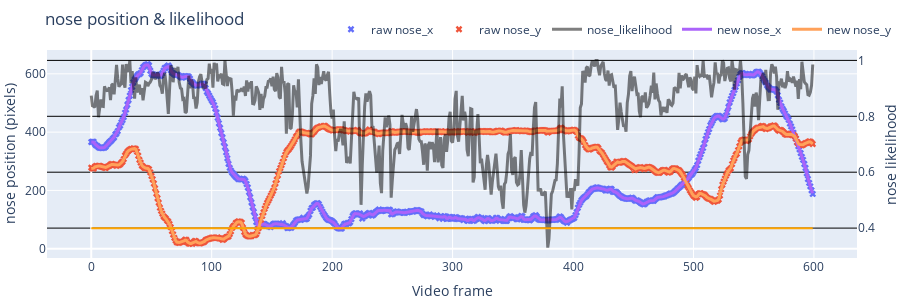

Source (notebook cell):
### Code cell
# Create figure
fig = go.Figure()

# Add traces for raw data
for column in df_raw.columns:
    if bodypart in column:
        if 'likelihood' not in column:
            fig.add_trace(go.Scatter(x=df_raw.index, y=df_raw[column], mode='markers', name=f'raw {column}', marker=dict(symbol='x', size=6)))
        elif '_y' not in column:
            fig.add_trace(go.Scatter(x=df_raw.index, y=df_raw[column], name=f'{column}', line=dict(color='black', width=3), yaxis='y2',opacity=0.5))

# Add traces for smoothed data
for column in df_smooth.columns:
    if bodypart in column:
        if 'likelihood' not in column:
            fig.add_trace(go.Scatter(x=df_smooth.index, y=df_smooth[column], name=f'new {column}', line=dict(width=3)))

median = df_raw[f'{bodypart}_likelihood'].median()
mean = df_raw[f'{bodypart}_likelihood'].mean()
std_dev = df_raw[f'{bodypart}_likelihood'].std()
    
if tolerance == 'mean':
    limit = mean - certainty*std_dev
elif tolerance == 'median':
    limit = median - certainty*std_dev
else:
    limit = tolerance

# Update layout for secondary y-axis
fig.update_layout(
    xaxis=dict(title='Video frame'),
    yaxis=dict(title=f'{bodypart} position (pixels)'),
    yaxis2=dict(title=f'{bodypart} likelihood', 
                overlaying='y', 
                side='right',
                gridcolor='black'),
    title=f'{bodypart} position & likelihood',
    width=900,
    height=300,
    legend=dict(yanchor="bottom",
                y=1.03,
                xanchor="center",
                x=0.7,
                orientation="h"),
    shapes=[dict(type='line', 
                 x0=df_raw.index.min(), 
                 x1=df_raw.index.max(), 
                 y0=limit, 
                 y1=limit, 
                 line=dict(color='orange', dash='solid'),
                 yref='y2')],
    margin=dict(t=50, b=0, l=0, r=0),  # Adjust margins for better layout
    showlegend=True,
    # font=dict(size=15)
)

# Show plot
fig.show()

### Figure 1 — Plotly figure (JSON) as saved in the notebook; plotly's stock layout.template omitted (floating-point values rounded to 4 significant figures; data arrays with more than 128 entries replaced by an {"elided": "..."} marker saying what was removed)
{"data": [{"marker": {"size": 6, "symbol": "x"}, "mode": "markers", "name": "raw nose_x", "type": "scatter", "x": {"elided": "600 int values"}, "y": {"elided": "600 float values"}}, {"marker": {"size": 6, "symbol": "x"}, "mode": "markers", "name": "raw nose_y", "type": "scatter", "x": {"elided": "600 int values"}, "y": {"elided": "600 float values"}}, {"line": {"color": "black", "width": 3}, "name": "nose_likelihood", "opacity": 0.5, "type": "scatter", "x": {"elided": "600 int values"}, "y": {"elided": "600 float values"}, "yaxis": "y2"}, {"line": {"width": 3}, "name": "new nose_x", "type": "scatter", "x": {"elided": "600 int values"}, "y": {"elided": "600 float values"}}, {"line": {"width": 3}, "name": "new nose_y", "type": "scatter", "x": {"elided": "600 int values"}, "y": {"elided": "600 float values"}}], "layout": {"height": 300, "legend": {"orientation": "h", "x": 0.7, "xanchor": "center", "y": 1.03, "yanchor": "bottom"}, "margin": {"b": 0, "l": 0, "r": 0, "t": 50}, "shapes": [{"line": {"color": "orange", "dash": "solid"}, "type": "line", "x0": 0, "x1": 599, "y0": 0.3998, "y1": 0.3998, "yref": "y2"}], "showlegend": true, "title": {"text": "nose position & likelihood"}, "width": 900, "xaxis": {"title": {"text": "Video frame"}}, "yaxis": {"title": {"text": "nose position (pixels)"}}, "yaxis2": {"gridcolor": "black", "overlaying": "y", "side": "right", "title": {"text": "nose likelihood"}}}}
